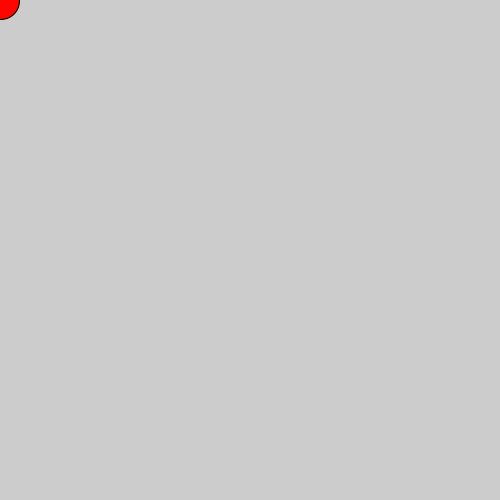
Frame 1 (no input)
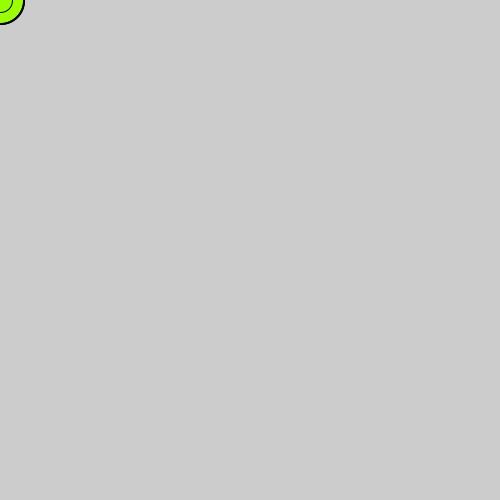
Frame 60 (the mouse pressed at the canvas centre just before this capture)
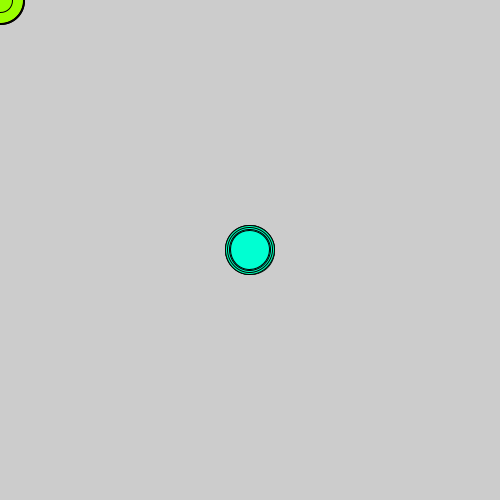
Frame 120 (the mouse held since frame 60 and released just before this capture)

The Processing sketch that drew these frames (run headless with seeded random() and noise(); from frame 60 on, the mouse is pressed at the canvas centre):

// Processing sketch: test4
// ── test4.pde
/* @author Petrangolini Paolo 
 * @name mouseMoveEx
 * @description simple example of mouse position 
*/


void setup(){
  size(500,500);
}


void mousePressed(){
  background(255);
}

void draw(){
  colorMode(HSB);
  fill(frameCount%255,255,255);
  
  float r=random(20,50);
  
  //draw a circle with a random radius in mouse position 
  ellipse(mouseX,mouseY,r,r);
  
}
